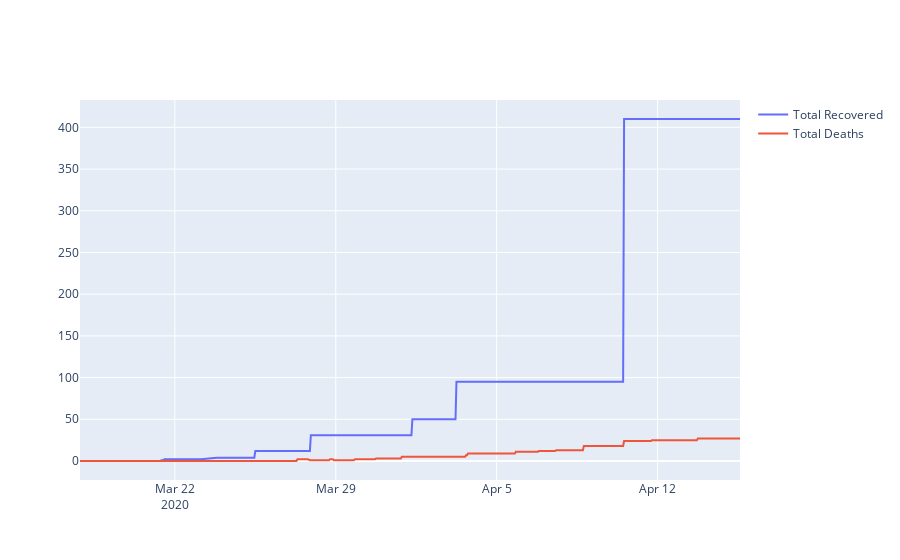

Notebook source saved alongside this figure:
### Code cell
#Closed cases in South Africa
fig_lin = go.Figure()

fig_lin.add_trace(go.Scatter(x = df4.timestamp,y= df4.recovered, name = 'Total Recovered'))
fig_lin.add_trace(go.Scatter(x = df4.timestamp,y= df4.deaths,name = 'Total Deaths'))
fig_lin.show()

### Figure 1 — Plotly figure (JSON) as saved in the notebook; plotly's stock layout.template omitted (floating-point values rounded to 4 significant figures; data arrays with more than 128 entries replaced by an {"elided": "..."} marker saying what was removed)
{"data": [{"name": "Total Recovered", "type": "scatter", "x": {"elided": "668 str values"}, "y": {"elided": "668 int values"}}, {"name": "Total Deaths", "type": "scatter", "x": {"elided": "668 str values"}, "y": {"elided": "668 int values"}}], "layout": {}}
